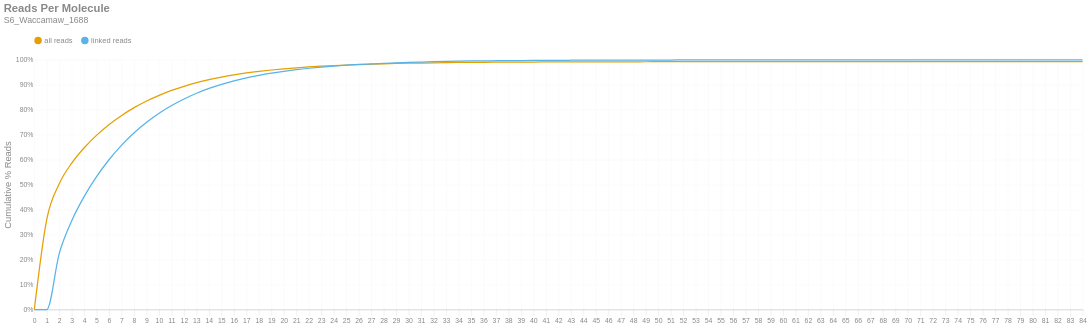

Here is the notebook cell this chart was saved with:
### Markdown cell above
### Reads per Molecule
This chart shows the cumulative distribution of the number of reads per linked molecule. That is, how many alignments are associated with a unique molecule. This excludes the number of reads associated with invalid or absent linked-read barcodes. The `linked` histogram is the percentages recalculated when disregarding singletons.

### Code cell
if SKIPLR:
    print_html(f"Skipped")
else:
    counts = np.bincount(valids['reads'].cast(pl.Int64).to_numpy())
    weighted = counts * np.arange(len(counts))
    all_perc = weighted / n_reads
    linked_perc = weighted / n_linked_reads
    linked_perc[1] = 0
    binned_df = pl.DataFrame({
        'readsper': list(range(len(counts))),
        'all reads (cumsum)': np.cumsum(all_perc).tolist(),
        'linked reads (cumsum)': np.cumsum(linked_perc).tolist(),
    })

    with SafeRender(binned_df):
        (
            density_plot(binned_df, 'Reads Per Molecule', samplename, 'readspmol')
            .encode(
                x=alt.X('readsper:O', title=None).axis(labelAngle=0).scale(padding=0),
                y=alt.Y('value:Q', title='Cumulative % Reads').axis(format='%').stack(False),
                color=alt.Color("key:N").scale(domain=["all reads", "linked reads"]),
                tooltip=[
                    alt.Tooltip("key:N", title="Data Type"),
                    alt.Tooltip("readsper:O", title="Reads Per Molecule"),
                    alt.Tooltip("value:Q", format=".2%", title="% Reads (Cum.)")
                ]            
            )
        ).display()

### Figure 1 — Vega-Lite specification as saved in the notebook (floating-point values rounded to 4 significant figures)
{"width": "container", "height": 400, "config": {"title": {"anchor": "start", "dy": -15, "fontSize": 18, "color": "#888888", "subtitleColor": "#888888", "subtitleFontSize": 14}, "arc": {"fill": "#0072B2"}, "axis": {"domainColor": "#888888", "domainWidth": 0.5, "gridWidth": 0.2, "grid": false, "titleFontWeight": 400, "titleFontSize": 15, "labelFontSize": 11, "labelColor": "#888888", "tickColor": "#888888", "tickWidth": 0.2, "titleColor": "#888888"}, "axisBand": {"grid": false}, "axisX": {"grid": true, "tickSize": 10, "domainCap": "round"}, "axisY": {"domain": false, "grid": true, "tickSize": 0, "domainCap": "round"}, "background": "transparent", "header": {"labelFontSize": 15, "labelColor": "#888888", "titleFontSize": 15, "titleFontWeight": 600, "titleColor": "#888888"}, "legend": {"labelFont": "sans-serif", "labelFontSize": 12, "labelColor": "#888888", "symbolSize": 100, "symbolType": "circle", "titleFontSize": 12, "titlePadding": 10, "titleColor": "#888888", "title": null, "orient": "top"}, "range": {"category": ["#E69F00", "#56B4E9", "#009E73", "#F0E442", "#0072B2", "#D55E00", "#CC79A7", "#000000"], "diverging": ["#cfe8f3", "#a2d4ec", "#73bfe2", "#46abdb", "#1696d2", "#12719e"]}, "area": {"fill": "#0072B2", "fillOpacity": 0.7, "line": true, "strokeOpacity": 0.7}, "line": {"color": "#0072B2", "stroke": "#0072B2", "strokeWidth": 2}, "trail": {"color": "#0072B2", "stroke": "#0072B2", "strokeWidth": 0, "size": 1}, "point": {"filled": true, "fillOpacity": 1.0, "size": 95}, "text": {"color": "#888888", "fontSize": 11, "align": "right", "fontWeight": 400, "size": 11}, "bar": {"fill": "#0072B2", "stroke": null}, "view": {"stroke": null, "continuousWidth": 660, "continuousHeight": 400}}, "data": {"name": "data-b6feecd19cff00799f01df283f670a3c"}, "mark": {"type": "line", "interpolate": "monotone", "point": {"opacity": 0, "size": 275}}, "encoding": {"color": {"field": "key", "scale": {"domain": ["all reads", "linked reads"]}, "type": "nominal"}, "tooltip": [{"field": "key", "title": "Data Type", "type": "nominal"}, {"field": "readsper", "title": "Reads Per Molecule", "type": "ordinal"}, {"field": "value", "format": ".2%", "title": "% Reads (Cum.)", "type": "quantitative"}], "x": {"axis": {"labelAngle": 0}, "field": "readsper", "scale": {"padding": 0}, "title": null, "type": "ordinal"}, "y": {"axis": {"format": "%"}, "field": "value", "stack": false, "title": "Cumulative % Reads", "type": "quantitative"}}, "params": [{"name": "param_c36ac31b6afebe62", "select": {"type": "point", "fields": ["key"]}, "bind": "legend"}], "title": {"text": "Reads Per Molecule", "subtitle": "S6_Waccamaw_1688"}, "transform": [{"fold": ["all reads (cumsum)", "linked reads (cumsum)"]}, {"calculate": "replace(datum.key, ' (cumsum)', '')", "as": "key"}, {"filter": {"param": "param_c36ac31b6afebe62"}}], "usermeta": {"embedOptions": {"downloadFileName": "S6_Waccamaw_1688.readspmol"}}, "$schema": "https://vega.github.io/schema/vega-lite/v6.1.0.json", "datasets": {"data-b6feecd19cff00799f01df283f670a3c": [{"readsper": 0, "all reads (cumsum)": 0.0, "linked reads (cumsum)": 0.0}, {"readsper": 1, "all reads (cumsum)": 0.3623, "linked reads (cumsum)": 0.0}, {"readsper": 2, "all reads (cumsum)": 0.5043, "linked reads (cumsum)": 0.2251}, {"readsper": 3, "all reads (cumsum)": 0.5867, "linked reads (cumsum)": 0.3558}, {"readsper": 4, "all reads (cumsum)": 0.6481, "linked reads (cumsum)": 0.4532}, {"readsper": 5, "all reads (cumsum)": 0.6986, "linked reads (cumsum)": 0.5332}, {"readsper": 6, "all reads (cumsum)": 0.7413, "linked reads (cumsum)": 0.6009}, {"readsper": 7, "all reads (cumsum)": 0.7777, "linked reads (cumsum)": 0.6587}, {"readsper": 8, "all reads (cumsum)": 0.8088, "linked reads (cumsum)": 0.7079}, {"readsper": 9, "all reads (cumsum)": 0.8354, "linked reads (cumsum)": 0.7501}, {"readsper": 10, "all reads (cumsum)": 0.8581, "linked reads (cumsum)": 0.7862}, {"readsper": 11, "all reads (cumsum)": 0.8777, "linked reads (cumsum)": 0.8172}, {"readsper": 12, "all reads (cumsum)": 0.8943, "linked reads (cumsum)": 0.8436}, {"readsper": 13, "all reads (cumsum)": 0.9087, "linked reads (cumsum)": 0.8664}, {"readsper": 14, "all reads (cumsum)": 0.9208, "linked reads (cumsum)": 0.8856}, {"readsper": 15, "all reads (cumsum)": 0.9312, "linked reads (cumsum)": 0.902}, {"readsper": 16, "all reads (cumsum)": 0.9402, "linked reads (cumsum)": 0.9163}, {"readsper": 17, "all reads (cumsum)": 0.9478, "linked reads (cumsum)": 0.9283}, {"readsper": 18, "all reads (cumsum)": 0.9541, "linked reads (cumsum)": 0.9384}, {"readsper": 19, "all reads (cumsum)": 0.9596, "linked reads (cumsum)": 0.947}, {"readsper": 20, "all reads (cumsum)": 0.9642, "linked reads (cumsum)": 0.9544}, {"readsper": 21, "all reads (cumsum)": 0.9683, "linked reads (cumsum)": 0.961}, {"readsper": 22, "all reads (cumsum)": 0.9719, "linked reads (cumsum)": 0.9666}, {"readsper": 23, "all reads (cumsum)": 0.9749, "linked reads (cumsum)": 0.9713}, {"readsper": 24, "all reads (cumsum)": 0.9773, "linked reads (cumsum)": 0.9752}, {"readsper": 25, "all reads (cumsum)": 0.9795, "linked reads (cumsum)": 0.9787}, {"readsper": 26, "all reads (cumsum)": 0.9814, "linked reads (cumsum)": 0.9817}, {"readsper": 27, "all reads (cumsum)": 0.9829, "linked reads (cumsum)": 0.9841}, {"readsper": 28, "all reads (cumsum)": 0.9844, "linked reads (cumsum)": 0.9864}, {"readsper": 29, "all reads (cumsum)": 0.9856, "linked reads (cumsum)": 0.9884}, {"readsper": 30, "all reads (cumsum)": 0.9867, "linked reads (cumsum)": 0.9901}, {"readsper": 31, "all reads (cumsum)": 0.9876, "linked reads (cumsum)": 0.9915}, {"readsper": 32, "all reads (cumsum)": 0.9884, "linked reads (cumsum)": 0.9928}, {"readsper": 33, "all reads (cumsum)": 0.9891, "linked reads (cumsum)": 0.9939}, {"readsper": 34, "all reads (cumsum)": 0.9897, "linked reads (cumsum)": 0.9948}, {"readsper": 35, "all reads (cumsum)": 0.9902, "linked reads (cumsum)": 0.9956}, {"readsper": 36, "all reads (cumsum)": 0.9906, "linked reads (cumsum)": 0.9962}, {"readsper": 37, "all reads (cumsum)": 0.9909, "linked reads (cumsum)": 0.9967}, {"readsper": 38, "all reads (cumsum)": 0.9911, "linked reads (cumsum)": 0.997}, {"readsper": 39, "all reads (cumsum)": 0.9913, "linked reads (cumsum)": 0.9974}, {"readsper": 40, "all reads (cumsum)": 0.9916, "linked reads (cumsum)": 0.9978}, {"readsper": 41, "all reads (cumsum)": 0.9918, "linked reads (cumsum)": 0.9981}, {"readsper": 42, "all reads (cumsum)": 0.9919, "linked reads (cumsum)": 0.9984}, {"readsper": 43, "all reads (cumsum)": 0.9921, "linked reads (cumsum)": 0.9986}, {"readsper": 44, "all reads (cumsum)": 0.9922, "linked reads (cumsum)": 0.9988}, {"readsper": 45, "all reads (cumsum)": 0.9923, "linked reads (cumsum)": 0.999}, {"readsper": 46, "all reads (cumsum)": 0.9924, "linked reads (cumsum)": 0.9992}, {"readsper": 47, "all reads (cumsum)": 0.9925, "linked reads (cumsum)": 0.9993}, {"readsper": 48, "all reads (cumsum)": 0.9926, "linked reads (cumsum)": 0.9994}, {"readsper": 49, "all reads (cumsum)": 0.9926, "linked reads (cumsum)": 0.9994}, {"readsper": 50, "all reads (cumsum)": 0.9927, "linked reads (cumsum)": 0.9995}, {"readsper": 51, "all reads (cumsum)": 0.9927, "linked reads (cumsum)": 0.9996}, {"readsper": 52, "all reads (cumsum)": 0.9927, "linked reads (cumsum)": 0.9997}, {"readsper": 53, "all reads (cumsum)": 0.9928, "linked reads (cumsum)": 0.9997}, {"readsper": 54, "all reads (cumsum)": 0.9928, "linked reads (cumsum)": 0.9997}, {"readsper": 55, "all reads (cumsum)": 0.9928, "linked reads (cumsum)": 0.9998}, {"readsper": 56, "all reads (cumsum)": 0.9928, "linked reads (cumsum)": 0.9998}, {"readsper": 57, "all reads (cumsum)": 0.9928, "linked reads (cumsum)": 0.9998}, {"readsper": 58, "all reads (cumsum)": 0.9928, "linked reads (cumsum)": 0.9998}, {"readsper": 59, "all reads (cumsum)": 0.9929, "linked reads (cumsum)": 0.9998}, {"readsper": 60, "all reads (cumsum)": 0.9929, "linked reads (cumsum)": 0.9998}, {"readsper": 61, "all reads (cumsum)": 0.9929, "linked reads (cumsum)": 0.9999}, {"readsper": 62, "all reads (cumsum)": 0.9929, "linked reads (cumsum)": 0.9999}, {"readsper": 63, "all reads (cumsum)": 0.9929, "linked reads (cumsum)": 0.9999}, {"readsper": 64, "all reads (cumsum)": 0.9929, "linked reads (cumsum)": 0.9999}, {"readsper": 65, "all reads (cumsum)": 0.9929, "linked reads (cumsum)": 0.9999}, {"readsper": 66, "all reads (cumsum)": 0.9929, "linked reads (cumsum)": 0.9999}, {"readsper": 67, "all reads (cumsum)": 0.9929, "linked reads (cumsum)": 0.9999}, {"readsper": 68, "all reads (cumsum)": 0.9929, "linked reads (cumsum)": 0.9999}, {"readsper": 69, "all reads (cumsum)": 0.9929, "linked reads (cumsum)": 0.9999}, {"readsper": 70, "all reads (cumsum)": 0.9929, "linked reads (cumsum)": 1.0}, {"readsper": 71, "all reads (cumsum)": 0.9929, "linked reads (cumsum)": 1.0}, {"readsper": 72, "all reads (cumsum)": 0.9929, "linked reads (cumsum)": 1.0}, {"readsper": 73, "all reads (cumsum)": 0.9929, "linked reads (cumsum)": 1.0}, {"readsper": 74, "all reads (cumsum)": 0.9929, "linked reads (cumsum)": 1.0}, {"readsper": 75, "all reads (cumsum)": 0.9929, "linked reads (cumsum)": 1.0}, {"readsper": 76, "all reads (cumsum)": 0.9929, "linked reads (cumsum)": 1.0}, {"readsper": 77, "all reads (cumsum)": 0.9929, "linked reads (cumsum)": 1.0}, {"readsper": 78, "all reads (cumsum)": 0.9929, "linked reads (cumsum)": 1.0}, {"readsper": 79, "all reads (cumsum)": 0.9929, "linked reads (cumsum)": 1.0}, {"readsper": 80, "all reads (cumsum)": 0.9929, "linked reads (cumsum)": 1.0}, {"readsper": 81, "all reads (cumsum)": 0.9929, "linked reads (cumsum)": 1.0}, {"readsper": 82, "all reads (cumsum)": 0.9929, "linked reads (cumsum)": 1.0}, {"readsper": 83, "all reads (cumsum)": 0.9929, "linked reads (cumsum)": 1.0}, {"readsper": 84, "all reads (cumsum)": 0.993, "linked reads (cumsum)": 1.0}]}}
